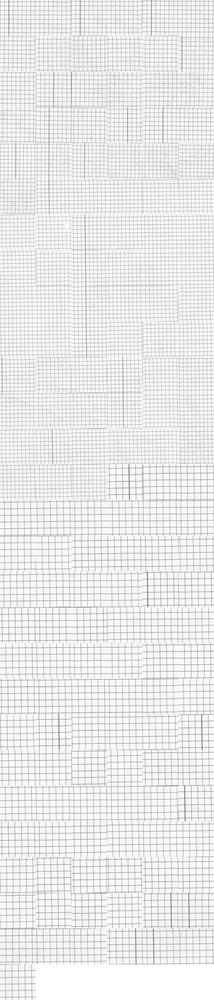
#> input picture contact_sheet.jpg, 214 x 1000 px, shrunk from 1536 x 7168 before the run
$ python thicken_strokes.py -i ../contact_sheet.jpg -o out.png
#> lines starting #> are read from the running program, lines starting #| are printed output that depends on the picture
### inference/io_utils.py
"""
inference/io_utils.py
=====================
Unicode-safe image I/O helpers shared across the inference package.

cv2.imread / cv2.imwrite fail silently on Windows when the path contains
non-ASCII characters (e.g. ``Escáner_20230219__19_.png``). These helpers
route through np.fromfile / cv2.imdecode and cv2.imencode / buf.tofile,
which are unaffected by locale-dependent path encoding.

Note: model/dataset.py and classic_pipeline/digitize_notebook.py each have
their own private _imread. Centralising them here is a Phase 4 cleanup task;
duplicating the helper now avoids touching tested Phase 1/2 code.
"""

from pathlib import Path

import cv2
import numpy as np


def _imread(path: Path, flags: int = cv2.IMREAD_COLOR) -> np.ndarray:
    """Read an image from disk, unicode-safe.

    Args:
        path: Path to the image file.
        flags: OpenCV imread flag. Default IMREAD_COLOR -> BGR.

    Returns:
        np.ndarray: BGR image, shape (H, W, 3), dtype uint8
            (or (H, W) uint8 if flags=cv2.IMREAD_GRAYSCALE).

    Raises:
        FileNotFoundError: if the path does not exist or cannot be decoded.
    """
#> called with flags = 0
    path = Path(path)
    if not path.exists():
        raise FileNotFoundError(f"Image not found: {path}")
    buf = np.fromfile(str(path), dtype=np.uint8)
    img = cv2.imdecode(buf, flags)
#> img is the input picture: shape (1000, 214); min 131, max 255, mean 233
    if img is None:
        raise FileNotFoundError(f"Could not decode image: {path}")
    return img


def _imwrite(path: Path, image: np.ndarray) -> None:
    """Write an image to disk, unicode-safe. Creates parent dirs if needed.

    Args:
        path: Destination path. Extension selects the encoder (.png, .jpg...).
        image (np.ndarray): any OpenCV-encodable array, e.g. shape (H, W)
            or (H, W, 3), dtype uint8.

    Raises:
        ValueError: if encoding fails (e.g. unsupported extension).
    """
    path = Path(path)
    path.parent.mkdir(parents=True, exist_ok=True)
    ok, buf = cv2.imencode(path.suffix, image)
    if not ok:
        raise ValueError(f"Could not encode image with extension '{path.suffix}': {path}")
    buf.tofile(str(path))


# [2 lines that do not run on import are left out]

### scripts/thicken_strokes.py
#!/usr/bin/env python3
"""
scripts/thicken_strokes.py
===========================
Standalone post-processing for already-restored documents: removes small
speckle noise (isolated ink dots) and/or thickens strokes via morphological
erosion.

Both operations act on the U-Net's *output* image — they don't touch
predict.py, the model, or the white-point normalisation, so they can be
iterated on independently and re-run on an existing result.png in seconds
instead of re-running full inference.

Order matters: denoising runs before thickening by default, so isolated
dots are erased while they are still small rather than being grown into
bigger blobs first.

Convention: 0 = ink, 255 = paper (grayscale, uint8). Because ink is dark,
*eroding* the image (shrinking bright regions) is what visually *thickens*
the dark strokes.

CLI:
    python scripts/thicken_strokes.py --input result.png --output clean.png \\
        --amount 1 --min-dot-area 3
"""

import argparse
import sys
from pathlib import Path

import cv2
import numpy as np

_REPO_ROOT = Path(__file__).resolve().parent.parent
if str(_REPO_ROOT) not in sys.path:
    sys.path.insert(0, str(_REPO_ROOT))

from inference.io_utils import _imread, _imwrite


def thicken_strokes(image_gray: np.ndarray, amount: int = 1) -> np.ndarray:
    """Thicken dark strokes via morphological erosion.

    Ink is dark-on-light (0=ink, 255=paper), so eroding the bright paper
    region is what grows the dark stroke by `amount` pixels per side.

    Args:
        image_gray (np.ndarray): grayscale image, shape (H, W), dtype uint8.
        amount: kernel radius in pixels. 0 = no-op. 1 -> 3x3 elliptical
            kernel (subtle, safe default). 2+ risks fusing fine details
            (small text, closely-spaced lines) — verify visually before
            using higher values.

    Returns:
        np.ndarray: same shape/dtype, strokes thickened by ~`amount` px.

    Raises:
        ValueError: if amount < 0.
    """
    if amount < 0:
        raise ValueError("amount must be >= 0")
    if amount == 0:
        return image_gray.copy()
    ksize = 2 * amount + 1
    kernel = cv2.getStructuringElement(cv2.MORPH_ELLIPSE, (ksize, ksize))
    return cv2.erode(image_gray, kernel)


def remove_small_dots(
    image_gray: np.ndarray, min_area: int = 3, ink_threshold: int = 128
) -> np.ndarray:
    """Erase small isolated ink components (speckle noise), same technique
    as the classic pipeline's connected-component cleanup (design decision:
    CC-based, not morphological opening — opening would also erode genuine
    thin strokes, not just isolated dots).

    Args:
        image_gray (np.ndarray): grayscale image, shape (H, W), dtype uint8,
            0=ink, 255=paper.
        min_area: components with area (in pixels) strictly below this are
            erased (painted to paper white). Components at or above this
            size are kept untouched.
        ink_threshold: gray level below which a pixel counts as ink, for
            building the binary mask connected components are computed on.

    Returns:
        np.ndarray: same shape/dtype, small isolated components removed.

    Raises:
        ValueError: if min_area < 1.
    """
#> called with min_area = 3, ink_threshold = 128
    if min_area < 1:
        raise ValueError("min_area must be >= 1")

    binary = (image_gray < ink_threshold).astype(np.uint8)
#> binary: shape (1000, 214); every value is 0
    n_labels, labels, stats, _ = cv2.connectedComponentsWithStats(
        binary, connectivity=8
    )
#> labels: shape (1000, 214) int32; every value is 0
#> n_labels = 1; stats = [[0, 0, 214, 1000, 214000]]

    result = image_gray.copy()
    for label in range(1, n_labels):  # label 0 is the background, skip it
        if stats[label, cv2.CC_STAT_AREA] < min_area:
            result[labels == label] = 255
    return result


def main() -> None:
    """CLI entry point."""
    parser = argparse.ArgumentParser(
        description="Clean up a restored document: remove speckle noise and/or thicken strokes.",
    )
    parser.add_argument("--input", "-i", required=True, help="Input grayscale PNG")
    parser.add_argument("--output", "-o", required=True, help="Output path")
    parser.add_argument(
        "--amount", "-a", type=int, default=1,
        help="Stroke thickening kernel radius in px (default: 1; 0 disables). "
             "2+ may fuse fine details.",
    )
    parser.add_argument(
        "--min-dot-area", type=int, default=3,
        help="Remove ink components smaller than this, in px (default: 3; "
             "0 disables denoising).",
    )
    parser.add_argument(
        "--ink-threshold", type=int, default=128,
        help="Gray level below which a pixel counts as ink (default: 128).",
    )
    args = parser.parse_args()

    try:
        img = _imread(Path(args.input), flags=cv2.IMREAD_GRAYSCALE)
        result = img
        if args.min_dot_area > 0:
            result = remove_small_dots(
                result, min_area=args.min_dot_area, ink_threshold=args.ink_threshold
            )
        if args.amount > 0:
            result = thicken_strokes(result, amount=args.amount)
#> in thicken_strokes, `return cv2.erode(image_gray, kernel)`:
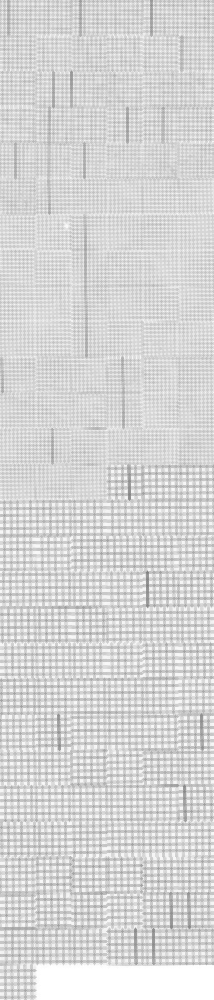
#> returned value: shape (1000, 214); min 131, max 255, mean 213.5
        _imwrite(Path(args.output), result)
    except (FileNotFoundError, ValueError) as exc:
        print(f"[ERROR] {exc}", file=sys.stderr)
        sys.exit(1)

    print(f"Saved: {args.output}  (min_dot_area={args.min_dot_area}, amount={args.amount})")


if __name__ == "__main__":
    main()
